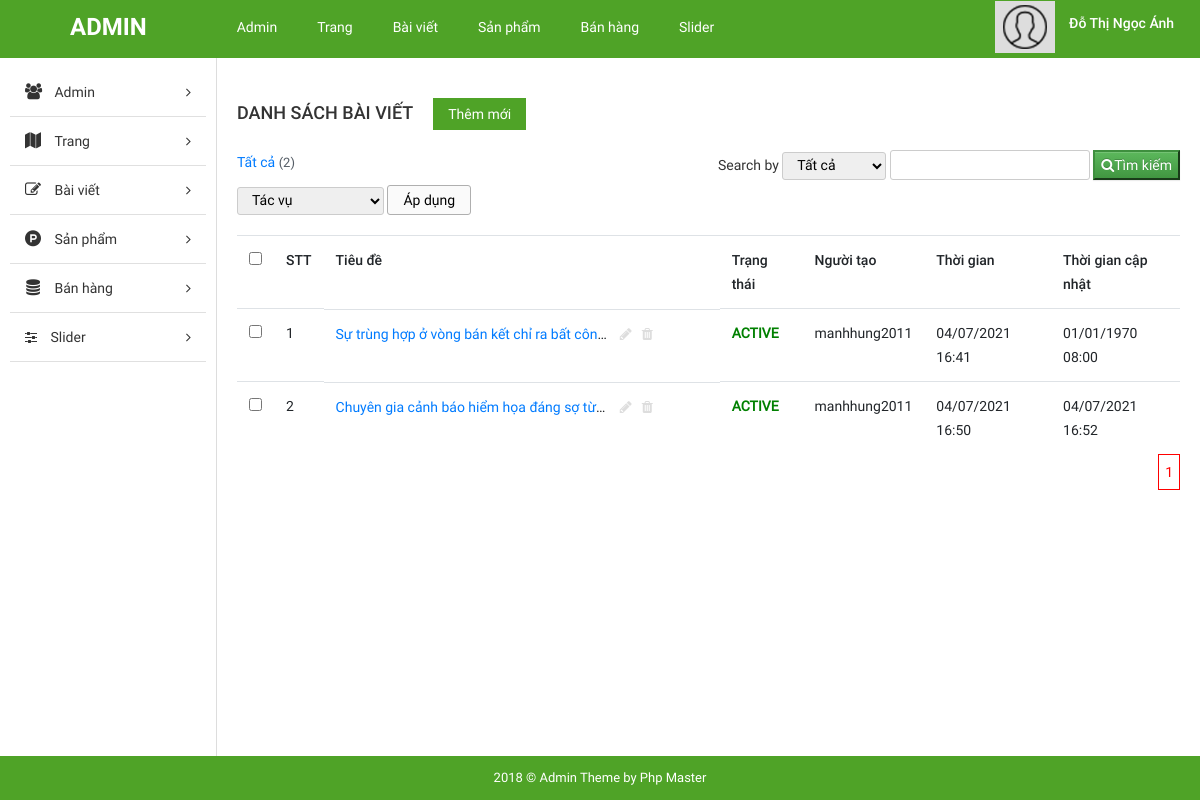
The page /admin/index.php (signed in) on the database its author committed.
### tables this page shows
CREATE TABLE `tbl_posts` (
  `id` int(11) NOT NULL,
  `post_title` varchar(100) NOT NULL,
  `slug` varchar(400) DEFAULT NULL,
  `excerpt` mediumtext NOT NULL,
  `description` mediumtext NOT NULL,
  `image` varchar(100) NOT NULL,
  `status` enum('Active','Passive') DEFAULT NULL,
  `created_name` varchar(100) NOT NULL,
  `created_at` int(100) NOT NULL,
  `last_update` int(100) NOT NULL
);

### admin/libraries/database.php (called while the page is built, shortened)
<?php
function db_query($query_string) {
    global $conn;
    $result = mysqli_query($conn, $query_string);
    return $result;
}
function db_fetch_array($query_string) {
    $result = array();
    $mysqli_result = db_query($query_string);
    while ($row = mysqli_fetch_assoc($mysqli_result)) {
        $result[] = $row;
    }
    return $result;
}
function db_num_rows($query_string) {
    $mysqli_result = db_query($query_string);
	return mysqli_num_rows($mysqli_result);
}

### admin/modules/home/models/indexModel.php (called while the page is built, shortened)
<?php
function pagging_post($sql, $where = "", $num_per_page = 2)
{
    $num_rows = db_num_rows("{$sql}");
    $num_per_page = $num_per_page;
    $total_rows = $num_rows;
    $num_page = ceil($total_rows / $num_per_page);
    $page = isset($_GET['page']) ? (int)$_GET['page'] : 1;
    $start = ($page - 1) * $num_per_page;
    $list_pages = get_pages_post($start, $num_per_page, "{$where}");
    $result = array(
        'num_page' => $num_page,
        'page' => $page,
        'list_pages' => $list_pages
    );
    return $result;
}
function get_pages_post($start = 1, $num_per_page = 10, $where = "")
{
    $list_users = db_fetch_array("SELECT * FROM `tbl_posts` {$where} LIMIT {$start}, $num_per_page");
    return  $list_users;
}

### admin/modules/home/controllers/indexController.php (called while the page is built, shortened)
<?php
function indexAction()
{
    if (isset($_GET['search'])) {
        if ($_GET['search_by'] == 'all') {
            $search_value = $_GET['search_value'];
            $result = pagging_post("SELECT * FROM `tbl_posts` WHERE `post_title` LIKE '%$search_value%' OR `created_name` LIKE '%$search_value%'", "`post_title` LIKE '%$search_value%' OR `created_name` LIKE '%$search_value%'", 5);
            $data = array(
                'num_page' => $result['num_page'],
                'page' => $result['page'],
                'post_list' => $result['list_pages'],
                'search_by' => $_GET['search_by'],
                'search_value' => $search_value
            );
        }
        if ($_GET['search_by'] == 'post_title') {
            $search_value = $_GET['search_value'];
            $result = pagging_post("SELECT * FROM `tbl_posts` WHERE `post_title` LIKE '%$search_value%'", "`post_title` LIKE '%$search_value%'", 5);
            $data = array(
                'num_page' => $result['num_page'],
                'page' => $result['page'],
                'post_list' => $result['list_pages'],
                'search_by' => $_GET['search_by'],
                'search_value' => $search_value
            );
        }
        if ($_GET['search_by'] == 'created_name') {
            $search_value = $_GET['search_value'];
            $result = pagging_post("SELECT * FROM `tbl_posts` WHERE `created_name` LIKE '%$search_value%'", "`created_name` LIKE '%$search_value%'", 5);
            $data = array(
                'num_page' => $result['num_page'],
                'page' => $result['page'],
                'post_list' => $result['list_pages'],
                'search_by' => $_GET['search_by'],
                'search_value' => $search_value
            );
        }
    } else {
        $result = pagging_post("SELECT * FROM `tbl_posts`", "", 5);
        $data = array(
            'num_page' => $result['num_page'],
            'page' => $result['page'],
            'post_list' => $result['list_pages']
        );
    }
    load_view('index', $data);
}

### admin/core/router.php (called while the page is built, shortened)
<?php
$action_name = get_action() . 'Action';
call_function(array('construct', $action_name));

### admin/core/appload.php (called while the page is built, shortened)
<?php
require CONFIGPATH . DIRECTORY_SEPARATOR . 'database.php';
require CONFIGPATH . DIRECTORY_SEPARATOR . 'config.php';
require CONFIGPATH . DIRECTORY_SEPARATOR . 'email.php';
require LIBPATH . DIRECTORY_SEPARATOR . 'database.php';
require COREPATH . DIRECTORY_SEPARATOR . 'base.php';
require COREPATH . DIRECTORY_SEPARATOR . 'router.php';

### admin/index.php (called while the page is built, shortened)
<?php
require COREPATH.DIRECTORY_SEPARATOR.'appload.php';

### admin/config/config.php (called while the page is built, shortened)
<?php
$config['base_url'] = "http://localhost/ismart.com";
$config['default_module'] = 'home';
$config['default_controller'] = 'index';
$config['default_action'] = 'index';

### admin/config/email.php (called while the page is built)
<?php
$config['email'] = Array(
    'protocol' => 'smtp',
    'smtp_host' => 'smtp.gmail.com',
    'smtp_port' => 587,
    'smtp_user' => 'hungmanh201102@gmail.com',
    'smtp_fullname' => 'Nguyen Manh Hung',
    'smtp_pass' => 'dothingochao2011@',
    'smtp_secure' => 'tls',
    'smtp_timeout' => '7',
    'mailtype' => 'html',
    'charset' => 'UTF-8'
);

### admin/modules/home/views/indexView.php (the view, shortened to what this page needs)
<div id="main-content-wp" class="list-post-page">
    <div class="wrap clearfix">
        <div id="content" class="fl-right">
            <div class="section" id="title-page">
                <div class="clearfix">
                    <h3 id="index" class="fl-left">Danh sách bài viết</h3>
                    <a href="?mod=post&action=add" title="" id="add-new" class="fl-left">Thêm mới</a>
                </div>
            </div>
            <div class="section" id="detail-page">
                <div class="section-detail">
                    <div class="filter-wp clearfix">
                        <ul class="post-status fl-left">
                            <li class="all"><a href="">Tất cả <span class="count">(<?php echo count($post_list) ?>)</span></a></li>
                        </ul>
                        <form method="GET" class="form-s fl-right form-actions">
                            Search by <select name="search_by" id="">
                                <option value="all" <?php if (!empty($search_by) && $search_by == "all") {
                                                        echo "selected";
                                                    } ?>>Tất cả</option>
                            </select>
                            <input type="text" name="search_value" value="<?php if (!empty($search_value)) echo $search_value ?>">
                            <button type="submit" name="search" value="searched" class="btn-success"><i class="fa fa-search"></i>Tìm kiếm</button>
                        </form>
                    </div>
                    <div class="actions">
                        <form method="GET" action="" class="form-actions">
                            <select name="actions">
                                <option value="0">Tác vụ</option>
                            </select>
                            <input type="submit" name="sm_action" value="Áp dụng">
                        </form>
                    </div>
                    <div class="table-responsive">
                        <table class="table list-table-wp">
                            <thead>
                                <tr>
                                    <td><input type="checkbox" name="checkAll" id="checkAll"></td>
                                    <td><span class="thead-text">STT</span></td>
                                    <td><span class="thead-text">Tiêu đề</span></td>
                                    <td><span class="thead-text">Trạng thái</span></td>
                                    <td><span class="thead-text">Người tạo</span></td>
                                    <td><span class="thead-text">Thời gian</span></td>
                                    <td><span class="thead-text">Thời gian cập nhật</span></td>
                                </tr>
                            </thead>
                            <?php
                            if (!empty($post_list)) {
                            ?>
                                <tbody>
                                    <?php
                                    $ordinal_number = 0;
                                    foreach ($post_list as $item) {
                                        $ordinal_number += 1;
                                    ?>
                                        <tr>
                                            <td><input type="checkbox" name="checkItem" class="checkItem"></td>
                                            <td><span class="tbody-text"><?php echo $ordinal_number ?></h3></span>
                                            <td class="clearfix">
                                                <div class="tb-title fl-left">
                                                    <a href="" title=""><?php echo $item['post_title'] ?></a>
                                                </div>
                                                <ul class="list-operation fl-right">
                                                    <li><a href="?mod=post&action=edit&id=<?php echo $item['id'] ?>" title="Sửa" class="edit"><i class="fa fa-pencil" aria-hidden="true"></i></a></li>
                                                    <li><a href="?mod=post&action=delete&id=<?php echo $item['id'] ?>" title="Xóa" class="delete"><i class="fa fa-trash" aria-hidden="true"></i></a></li>
                                                </ul>
                                            </td>
                                            <td><strong class="tbody-text text-uppercase" style="color:<?php if ($item["status"] == "Active") {
                                                                                                            echo "green";
                                                                                                        } else {
                                                                                                            echo "red";
                                                                                                        } ?>"><?php echo $item["status"] ?></strong></td>
                                            <td><span class="tbody-text"><?php echo $item['created_name'] ?></span></td>
                                            <td><span class="tbody-text"><?php echo date('d/m/Y H:i', $item['created_at'])  ?></span></td>
                                            <td><span class="tbody-text"><?php echo date('d/m/Y H:i', $item['last_update'])  ?></span></td>
                                        </tr>
                                    <?php
                                    }
                                    ?>
                                </tbody>
                            <?php
                            }
                            ?>
                        </table>
                    </div>
                </div>
            </div>
            <div class="section" id="paging-wp">
                <div class="section-detail clearfix">
                    <?php
                    if (empty($search_value)) {
                        echo get_pagging($num_page, $page, "?");
                    } else {
                        echo get_pagging($num_page, $page, "?search_by={$search_by}&search_value={$search_value}&search=searched");
                    }
                    ?>
                </div>
            </div>
        </div>
    </div>
</div>

### admin/core/base.php (shortened to what this page needs)
<?php
function get_module() {
    global $config;
    $module = isset($_GET['mod']) ? $_GET['mod'] : $config['default_module'];
    return $module;
}
function call_function($list_function = array()) {
    if (is_array($list_function)) {
        foreach ($list_function as $f) {
            if (function_exists($f())) {
                $f();
            }
        }
    }
}
function load_view($name, $data_send = array()) {
    $data = $data_send;
    $path = MODULESPATH . DIRECTORY_SEPARATOR . get_module() . DIRECTORY_SEPARATOR . 'views' . DIRECTORY_SEPARATOR . $name . 'View.php';
    if (file_exists($path)) {
        require $path;
    } else {
        echo "Không tìm thấy {$path}";
    }
}
function get_header($name = '') {
    global $data;
    if (empty($name)) {
        $name = 'header';
    } else {
        $name = "header-{$name}";
    }
    $path = LAYOUTPATH . DIRECTORY_SEPARATOR . $name . '.php';
    if (file_exists($path)) {
        if (is_array($data)) {
            foreach ($data as $key => $a) {
                $$key = $a;
            }
        }
        require $path;
    } else {
        echo "Không tìm thấy {$path}";
    }
}
function get_footer($name = '') {
    global $data;
    if (empty($name)) {
        $name = 'footer';
    } else {
        $name = "footer-{$name}";
    }
    $path = LAYOUTPATH . DIRECTORY_SEPARATOR . $name . '.php';
    if (file_exists($path)) {
        if (is_array($data)) {
            foreach ($data as $key => $a) {
                $$key = $a;
            }
        }
        require $path;
    } else {
        echo "Không tìm thấy {$path}";
    }
}
function get_sidebar($name = '') {
    global $data;
    if (empty($name)) {
        $name = 'sidebar';
    } else {
        $name = "sidebar-{$name}";
    }
    $path = LAYOUTPATH . DIRECTORY_SEPARATOR . $name . '.php';
    if (file_exists($path)) {
        if (is_array($data)) {
            foreach ($data as $key => $a) {
                $$key = $a;
            }
        }
        require $path;
    } else {
        echo "Không tìm thấy {$path}";
    }
}

### rows shown on the page
tbl_posts: post_title "Sự trùng hợp ở vòng bán kết chỉ ra bất…", status "ACTIVE", created_name "manhhung2011", created_at "04/07/2021 16:41", last_update "01/01/1970 08:00"
tbl_posts: post_title "Chuyên gia cảnh báo hiểm họa đáng sợ…", status "ACTIVE", created_name "manhhung2011", created_at "04/07/2021 16:50", last_update "04/07/2021 16:52"
